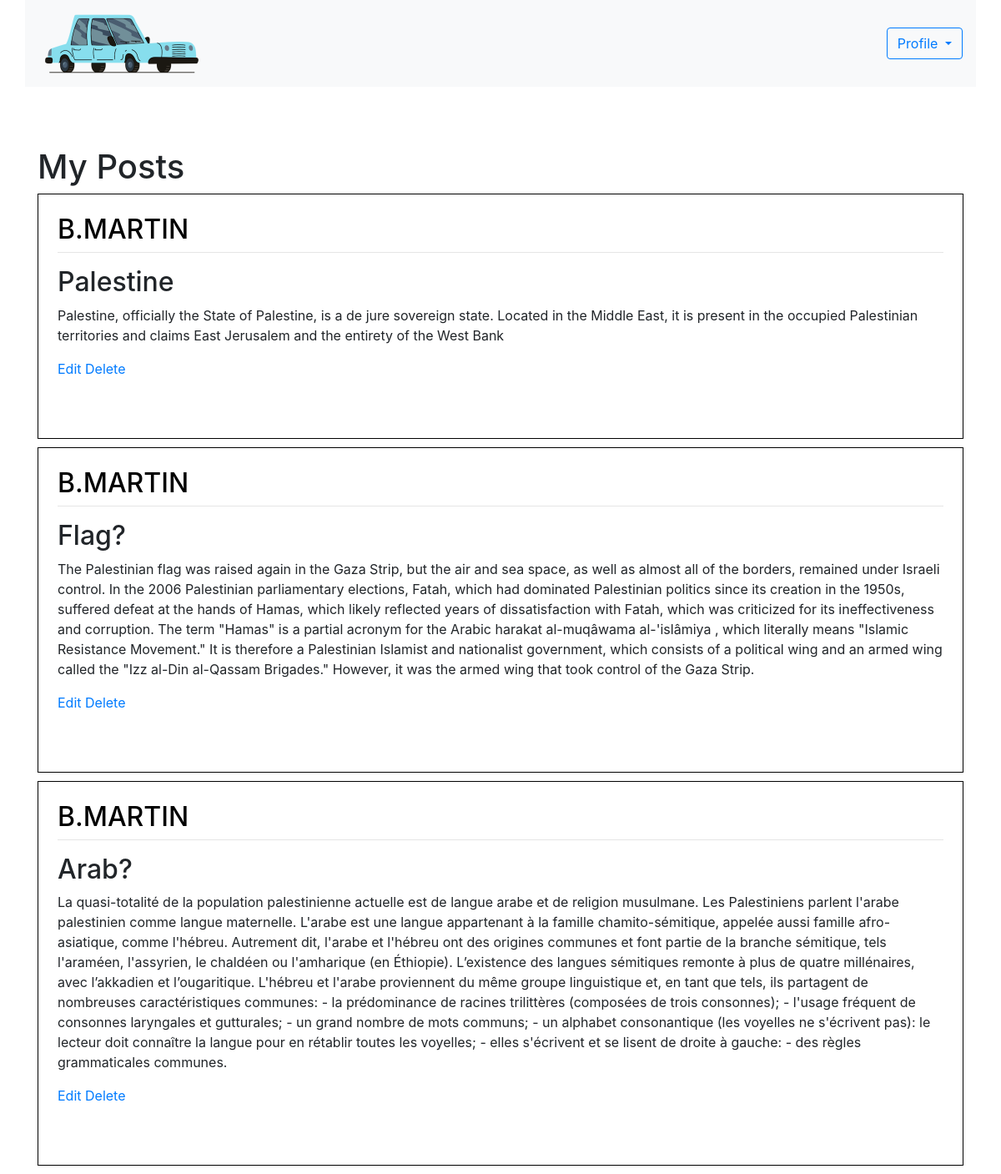
Page /mypost/ (signed in) on the committed database.
### blog/models.py (models this page shows, shortened)
class Post(models.Model):
    title=models.CharField(max_length=100)
    content=models.TextField()
    data_posted=models.DateTimeField(auto_now_add=True)
    author=models.ForeignKey(User,on_delete=models.CASCADE)

### blog/views.py (the view)
# urls.py: path('mypost/',views.mypost),
@login_required
def mypost(request):
    context = {"posts": Post.objects.filter(author=request.user)}
    return render(request, 'blog/mypost.html', context)

### blog/templates/blog/mypost.html (shortened to what this page needs)
{% extends 'blog/base.html' %}
{% block content %}
{% load static %}
<div class="container custom-container">
    <nav class="navbar navbar-expand-lg navbar-light bg-light w-100">
        <div class="collapse navbar-collapse" id="navbarSupportedContent">
            <ul class="navbar-nav mr-auto ">
                <li><a href="/home"><img class="w-50 " src="{% static 'blog/image/logo2.png' %}" alt=""></a></li>
            </ul>
            <form class="form-inline my-2 my-lg-0">
                <div class="dropdown">
                    <button class="btn btn-outline-primary dropdown-toggle" type="button" id="dropdownMenuButton"
                        data-toggle="dropdown" aria-haspopup="true" aria-expanded="false">
                        Profile
                    </button>
                </div>
            </form>
        </div>
    </nav>
    <br><br>
    <br>
    <div class="container custom-container" style="max-width: 1350px; ">
        <h1>My Posts </h1>
        {% for post in posts %}
        <article class="media content-section">
            <div class="media-body" style="border: 1px solid black; padding: 23px; margin-bottom: 10px;">
                <div class="article-metadata">
                    <h2 class="text-uppercase" style="text-align:left;float:left; color: #000000;">{{ post.author }}</h2>
                    <hr style="clear:both;" />
                    <h2>{{ post.title }}</h2>
                    <p>{{ post.content }}</p>
                    <a href="{% url 'edit_post' post.id %}">Edit</a>
                    <a href="{% url 'delete_post' post.id %}">Delete</a>
                </div>
                <br><br>
            </div>
        </article>
        {% endfor %}
    </div>
</div>
{% endblock %}

### blog/templates/blog/base.html (style rules this page uses)
.custom-container { max-width: 1450px; }

### rows in the picture
Post: author "B.MARTIN", title "Palestine", content "Palestine, officially the State of Palestine, is a de jure sovereign state. Located in the Middle East, it is present in the occupied Palestinian territories and claims East Jerusalem and the entirety of the West Bank"
Post: author "B.MARTIN", title "Flag?", content "The Palestinian flag was raised again in the Gaza Strip, but the air and sea space, as well as almost all of the borders, remained under Israeli control. In the 2006 Palestinian parliamentary elections, Fatah, which had dominated Palestinian politics since its creation in the 1950s, suffered defeat at the hands of Hamas, which likely reflected years of dissatisfaction with Fatah, which was criticized for its ineffectiveness and corruption. The term \"Hamas\" is a partial acronym for the Arabic harakat al-muqâwama al-'islâmiya , which literally means \"Islamic Resistance Movement.\" It is therefore a Palestinian Islamist and nationalist government, which consists of a political wing and an armed…"
Post: author "B.MARTIN", title "Arab?", content "La quasi-totalité de la population palestinienne actuelle est de langue arabe et de religion musulmane. Les Palestiniens parlent l'arabe palestinien comme langue maternelle. L'arabe est une langue appartenant à la famille chamito-sémitique, appelée aussi famille afro-asiatique, comme l'hébreu. Autrement dit, l'arabe et l'hébreu ont des origines communes et font partie de la branche sémitique, tels l'araméen, l'assyrien, le chaldéen ou l'amharique (en Éthiopie). L’existence des langues sémitiques remonte à plus de quatre millénaires, avec l’akkadien et l’ougaritique. L'hébreu et l'arabe proviennent du même groupe linguistique et, en tant que tels, ils partagent de nombreuses caractéristiques…"
